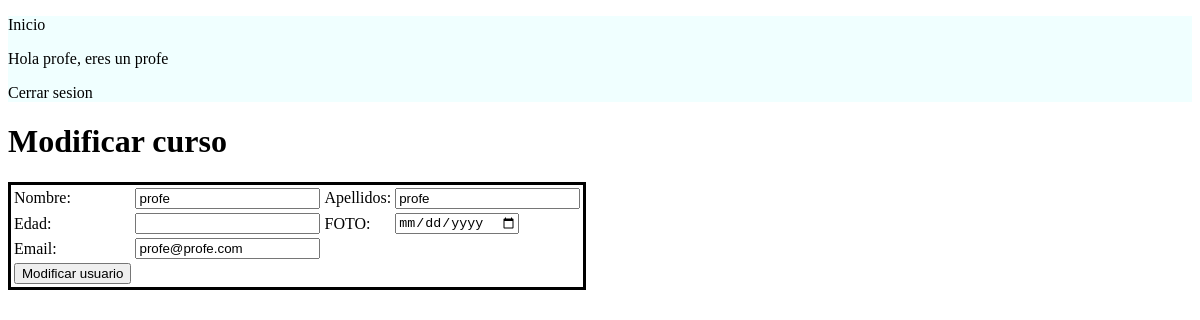
Screenshot of /modificarUsuario.php (signed in) with the database file from the repository.
### tables this page shows
CREATE TABLE usuarios (
    dni VARCHAR(255) NOT NULL PRIMARY KEY,
    nombre VARCHAR(255) NOT NULL,
    apellidos VARCHAR(255) NOT NULL,
    contra VARCHAR(255) NOT NULL,
    foto VARCHAR(255),
    edad INT(10),
    email VARCHAR(255) NOT NULL,
    rol VARCHAR(255) NOT NULL,
    codigoCurso INT(10),
    cursos VARCHAR(255) NOT NULL,
    FOREIGN KEY (codigoCurso) REFERENCES cursos(codigo)
);

### funciones.php (called while the page is built, shortened)
<?php
function conexion() {
    return mysqli_connect("localhost", "root", "", "infobdn");
}
function mostrarDatosUsuarioModificar($dni) {
    return mysqli_fetch_all (mysqli_query (conexion(), "SELECT * FROM usuarios WHERE dni = '".$dni."'"));
}
?>

### modificarUsuario.php (the view, shortened to what this page needs)
<!DOCTYPE html>
<html>
    <head>
        <link rel="stylesheet" href="css/styles.css">
    </head>
    <body>
        <?php
        include ("funciones.php");
        if ($_SESSION['rol'] == "profe" || $_SESSION['rol'] == "alumno"){
        ?>
        <header>
            <?php
            echo "<p> <a href='index-".$_SESSION['rol'].".php' class='enlaces'>Inicio</a> </p>";
            echo "Hola ".$_SESSION['nombre'].", eres un ".$_SESSION['rol']."";
            foreach (mostrarDatosUsuarioModificar($_SESSION['dni']) as $key => $value){}
            ?>
            <p> <a href="logout.php" class="enlaces">Cerrar sesion</a> </p>
        </header>
        <h1>Modificar curso</h1>
        <?php
        echo "<form action='index-".$_SESSION['dni'].".php' method='post' name='formularioModificarUsuario'>";
        ?>
            <table style="border: black 3px solid">
                <tr>
                    <td>Nombre:</td>
                    <td>
                        <?php
                        echo "<input type='text' id='modificarNombreUsuario' name='modificarNombreUsuario' value='".$value[1]."'>";
                        ?>
                    </td>
                    <td>Apellidos:</td>
                    <td>
                        <?php
                        echo "<input type='text' id='modificarApellidos' name='modificarApellidos' value='".$value[2]."'>";
                        ?>
                    </td>
                </tr>
                <tr>
                    <td>Edad:</td>
                    <td>
                        <?php
                        echo "<input type='number' id='modificarEdad' name='modificarEdad' value='".$value[5]."'>";
                        ?>
                    </td>
                    <td>FOTO:</td>
                    <td>
                        <?php
                        echo "<input type='date' id='modificarFoto' name='modificarFoto' value='".$value[4]."'>";
                        ?>
                    </td>
                </tr>
                <tr>
                    <td>Email:</td>
                    <td>
                        <?php
                        echo "<input type='email' id='modificarEmail' name='modificarEmail' value='".$value[6]."'>";
                        ?>
                    </td>
                </tr>
                <tr>
                    <td>
                        <input type="submit" name="modificarUsuario" value="Modificar usuario">
                    </td>
                </tr>
            </table>
        </form>
        <?php
        }
        else {
            echo "<meta http-equiv='refresh' content='0;url=login.php'>";
        }
        ?>
    </body>
</html>

### css/styles.css (style rules this page uses)
.enlaces:link { text-decoration: none; color: black; }
header { background-color: azure; }

### rows the page displays
usuarios: modificarNombreUsuario "profe", modificarApellidos "profe", modificarEmail "profe@profe.com"

### other values shown
$_SESSION['nombre'] "profe"
$_SESSION['rol'] "profe"
